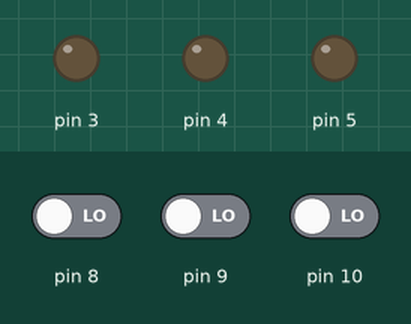
This sketch was run on a simulated Arduino Uno, built with avr-gcc and run on an emulated ATmega328P. Shown: output pins drawn as LEDs (lit = HIGH). The test bench sets the inputs (shaded band); at power-on: pin 8 LOW, pin 9 LOW, pin 10 LOW.

Above: at 1.2 s.
1.3 s: pin 8 driven HIGH
At 1.7 s:
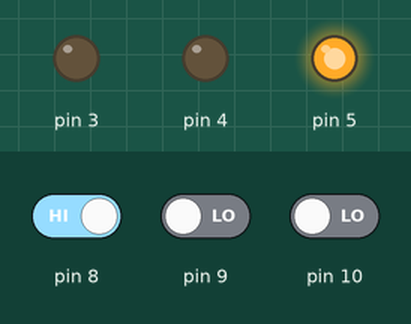
2.8 s: pin 9 driven HIGH
At 4.0 s:
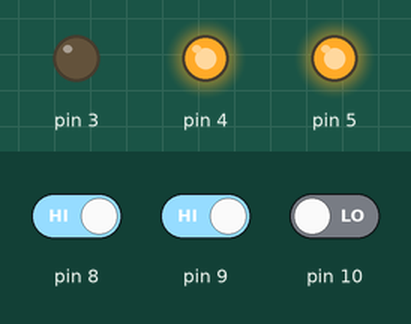
4.3 s: pin 10 driven HIGH
At 5.2 s:
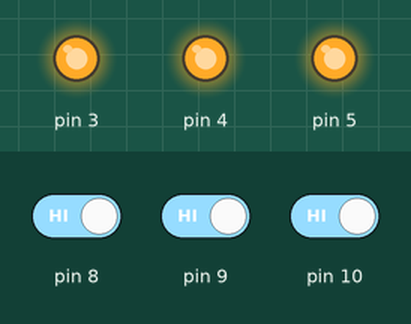
5.8 s: pin 8 driven LOW
At 6.3 s:
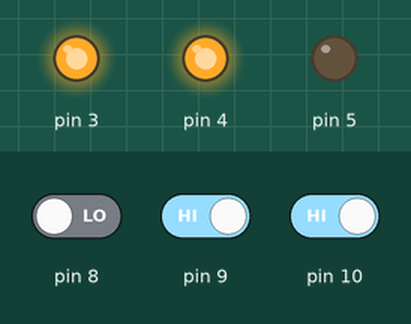
7.3 s: pin 9 driven LOW
At 8.5 s:
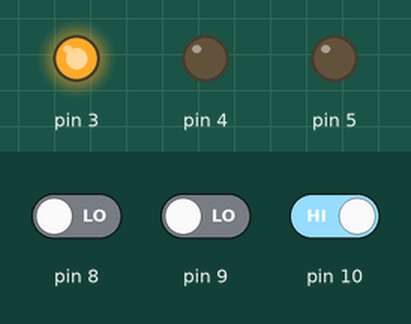
8.8 s: pin 8 driven HIGH
At 9.8 s:
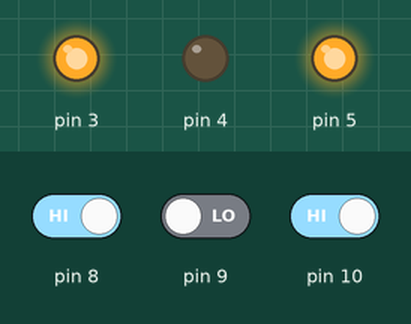
Timing chart, 0 to 11.3 s (numbered marks = the images above; inputs shaded):
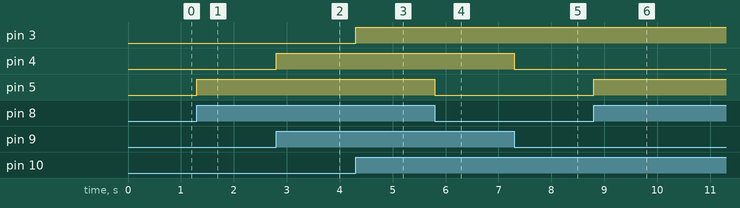

Measured:
- after the input at 1.3 s, pin 5: LOW → HIGH at once
- after the input at 2.8 s, pin 4: LOW → HIGH at once
- after the input at 4.3 s, pin 3: LOW → HIGH at once
- after the input at 5.8 s, pin 5: HIGH → LOW at once
- after the input at 7.3 s, pin 4: HIGH → LOW at once
- after the input at 8.8 s, pin 5: LOW → HIGH at once

The sketch:

switch_LED_On_off.ino
```cpp
//아두이노 LED x3 Switch x3 on off

void setup()
{
  //스위치
  pinMode(10, INPUT);
  pinMode(9, INPUT);
  pinMode(8, INPUT);
  //LED
  pinMode(5, OUTPUT);
  pinMode(4, OUTPUT);
  pinMode(3, OUTPUT);


}

void loop()
{
  if (digitalRead(10) == HIGH)
    digitalWrite(3, HIGH);
  else
    digitalWrite(3, LOW);

  if (digitalRead(9) == HIGH)
    digitalWrite(4, HIGH);
  else
    digitalWrite(4, LOW);

  if (digitalRead(8) == HIGH)
    digitalWrite(5, HIGH);
  else
    digitalWrite(5, LOW);
}
```
